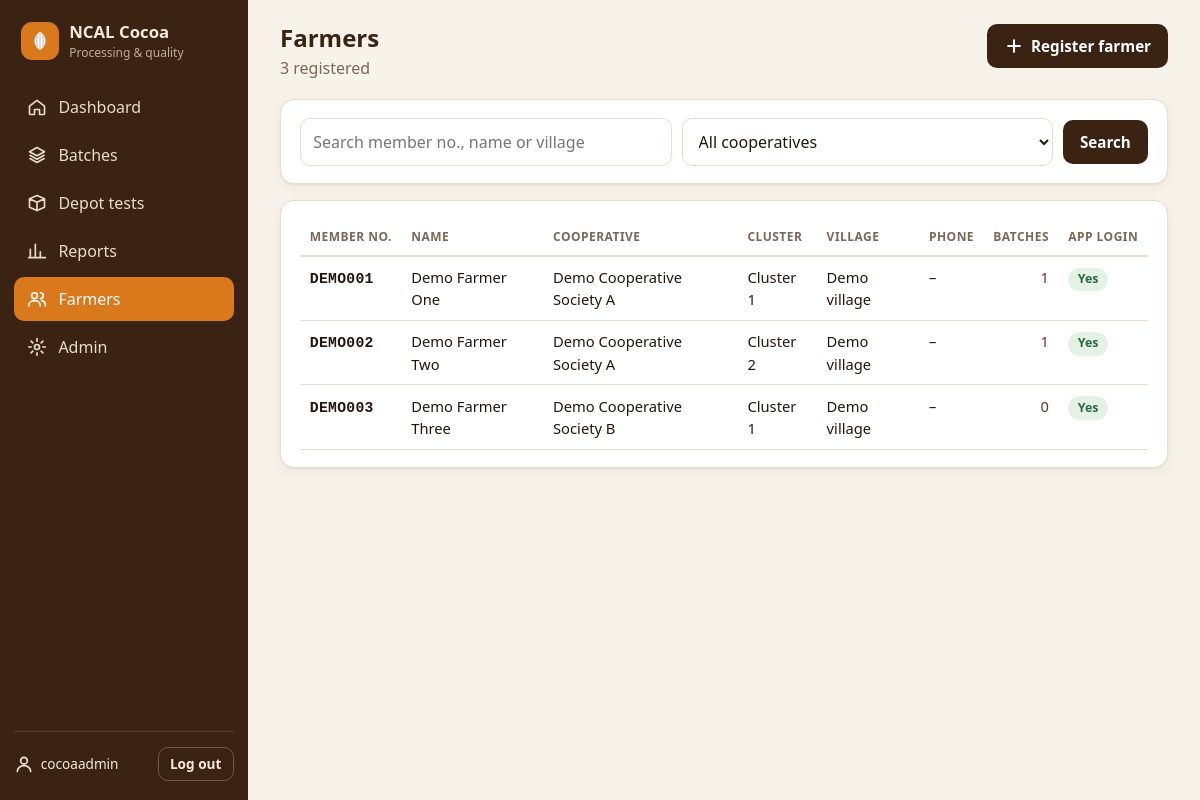
The app's page /farmers/ (signed in) with its own data.
### core/models.py (models this page shows, shortened)
class Farmer(models.Model):
    GENDER = [("M", "Male"), ("F", "Female")]
    user = models.OneToOneField(settings.AUTH_USER_MODEL, null=True, blank=True,
                                on_delete=models.SET_NULL, related_name="farmer")
    member_number = models.CharField(max_length=30, unique=True)
    first_name = models.CharField(max_length=60)
    last_name = models.CharField(max_length=60)
    gender = models.CharField(max_length=1, choices=GENDER, blank=True)
    phone = models.CharField(max_length=30, blank=True)
    village = models.CharField(max_length=120, blank=True)
    cooperative = models.ForeignKey(Cooperative, on_delete=models.PROTECT, related_name="farmers")
    cluster = models.ForeignKey(Cluster, null=True, blank=True, on_delete=models.SET_NULL,
                                related_name="farmers")
    active = models.BooleanField(default=True)
    joined_on = models.DateField(null=True, blank=True)
    created_at = models.DateTimeField(auto_now_add=True)
    class Meta:
        ordering = ["member_number"]
    @property
    def full_name(self):
        return f"{self.first_name} {self.last_name}".strip()

class Cooperative(models.Model):
    name = models.CharField(max_length=150, unique=True)
    code = models.CharField(max_length=12, unique=True, help_text="Short code, e.g. WSC")
    district = models.CharField(max_length=100, blank=True)
    created_at = models.DateTimeField(auto_now_add=True)
    class Meta:
        ordering = ["name"]

class Cluster(models.Model):
    cooperative = models.ForeignKey(Cooperative, on_delete=models.CASCADE, related_name="clusters")
    name = models.CharField(max_length=120)
    hamlet = models.CharField(max_length=120, blank=True)
    class Meta:
        ordering = ["cooperative__name", "name"]
        unique_together = [("cooperative", "name")]

### core/views.py (the view)
# urls.py: path("farmers/", views.farmer_list, name="farmer_list"),
@staff_required
def farmer_list(request):
    qs = Farmer.objects.select_related("cooperative", "cluster").annotate(n_batches=Count("batches"))
    q = request.GET.get("q", "").strip()
    coop = request.GET.get("coop", "")
    if q:
        qs = qs.filter(Q(member_number__icontains=q) | Q(first_name__icontains=q) |
                       Q(last_name__icontains=q) | Q(village__icontains=q))
    if coop:
        qs = qs.filter(cooperative_id=coop)
    page = Paginator(qs, 40).get_page(request.GET.get("page"))
    params = request.GET.copy()
    params.pop("page", None)
    return render(request, "core/farmer_list.html", {
        "page": page, "q": q, "coop": coop, "coops": Cooperative.objects.all(),
        "params": params.urlencode(), "nav": "farmers",
    })

### core/context.py (called while the page is built)
def app_context(request):
    return {"COCOA": settings.COCOA, "APP_VERSION": settings.COCOA["APP_VERSION"]}

### templates/core/farmer_list.html (shortened to what this page needs)
{% extends "base.html" %}
{% block heading %}Farmers{% endblock %}
{% block subheading %}<p class="muted">{{ page.paginator.count }} registered</p>{% endblock %}
{% block actions %}<a class="btn btn-primary" href="{% url 'farmer_create' %}"><svg><use href="#i-plus"/></svg>Register farmer</a>{% endblock %}
{% block content %}
<form class="filters card" method="get">
  <input name="q" value="{{ q }}" placeholder="Search member no., name or village">
  <select name="coop">
    <option value="">All cooperatives</option>
  </select>
  <button class="btn btn-primary" type="submit">Search</button>
</form>
<section class="card">
  <div class="table-wrap">
    <table class="table">
      <thead><tr><th>Member no.</th><th>Name</th><th>Cooperative</th><th>Cluster</th><th>Village</th><th>Phone</th><th class="num">Batches</th><th>App login</th></tr></thead>
      <tbody>
        {% for f in page.object_list %}
          <tr>
            <td><strong class="mono">{{ f.member_number }}</strong></td>
            <td>{{ f.full_name }}{% if not f.active %} <span class="chip">Inactive</span>{% endif %}</td>
            <td>{{ f.cooperative.name }}</td>
            <td>{{ f.cluster.name|default:"–" }}</td>
            <td>{{ f.village|default:"–" }}</td>
            <td>{{ f.phone|default:"–" }}</td>
            <td class="num"><a href="{% url 'batch_list' %}?q={{ f.member_number }}">{{ f.n_batches }}</a></td>
            <td>{% if f.user_id %}<span class="chip chip-ok">Yes</span>{% else %}<span class="chip chip-warn">No</span>{% endif %}</td>
          </tr>
        {% empty %}
          <tr><td colspan="8" class="empty">No farmers found.</td></tr>
        {% endfor %}
      </tbody>
    </table>
  </div>
</section>
{% endblock %}

### templates/base.html (shortened to what this page needs)
{% load static %}<!doctype html>
<html lang="en">
<head>
  <link rel="stylesheet" href="{% static 'css/app.css' %}">
</head>
<body class="{% block body_class %}staff{% endblock %}">
{% block layout %}
<div class="layout">
  <aside class="sidebar">
    <a class="brand" href="{% url 'dashboard' %}">
      <span class="brand-mark"><svg><use href="#i-pod"/></svg></span>
      <span><strong>{{ COCOA.ORG_SHORT }} Cocoa</strong><small>Processing &amp; quality</small></span>
    </a>
    <nav class="side-nav">
      {% if not user.is_staff %}
      <a href="{% url 'app_shell' %}"><svg><use href="#i-home"/></svg>Farmer app</a>
      {% else %}
      <a href="{% url 'dashboard' %}" class="{% if nav == 'dashboard' %}active{% endif %}"><svg><use href="#i-home"/></svg>Dashboard</a>
      <a href="{% url 'batch_list' %}" class="{% if nav == 'batches' %}active{% endif %}"><svg><use href="#i-layers"/></svg>Batches</a>
      <a href="{% url 'depot_home' %}" class="{% if nav == 'depot' %}active{% endif %}"><svg><use href="#i-box"/></svg>Depot tests</a>
      <a href="{% url 'reports' %}" class="{% if nav == 'reports' %}active{% endif %}"><svg><use href="#i-chart"/></svg>Reports</a>
      <a href="{% url 'farmer_list' %}" class="{% if nav == 'farmers' %}active{% endif %}"><svg><use href="#i-users"/></svg>Farmers</a>
      {% if user.is_superuser %}<a href="{% url 'admin:index' %}"><svg><use href="#i-cog"/></svg>Admin</a>{% endif %}
      {% endif %}
    </nav>
    <div class="side-foot">
      <div class="who"><svg><use href="#i-user"/></svg>{{ user.get_full_name|default:user.username }}</div>
      <form method="post" action="{% url 'logout' %}">{% csrf_token %}<button class="btn btn-ghost btn-sm" type="submit">Log out</button></form>
    </div>
  </aside>
  <main class="main">
    <header class="topbar">
      <div>
        <h1>{% block heading %}{% endblock %}</h1>
        {% block subheading %}{% endblock %}
      </div>
      <div class="topbar-actions">{% block actions %}{% endblock %}</div>
    </header>
    {% block content %}{% endblock %}
  </main>
</div>
{% endblock %}
</body>
</html>

### records on screen
Farmer: member_number "DEMO001", full_name "Demo Farmer One", cooperative.name "Demo Cooperative Society A", cluster.name "Cluster 1", village "Demo village", phone "–", n_batches "1", shows "Yes"
Farmer: member_number "DEMO002", full_name "Demo Farmer Two", cooperative.name "Demo Cooperative Society A", cluster.name "Cluster 2", village "Demo village", phone "–", n_batches "1", shows "Yes"
Farmer: member_number "DEMO003", full_name "Demo Farmer Three", cooperative.name "Demo Cooperative Society B", cluster.name "Cluster 1", village "Demo village", phone "–", n_batches "0", shows "Yes"

### other values on screen
{{ COCOA.ORG_SHORT }} "NCAL"
{{ user.get_full_name|default:user.username }} "cocoaadmin"
{{ page.paginator.count }} "3"
